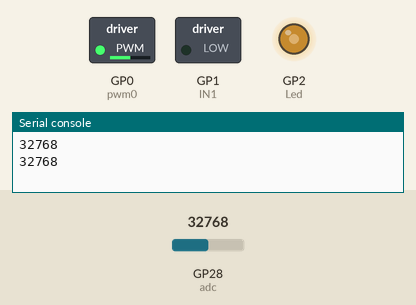
Recording of a program running on a simulated Raspberry Pi Pico running MicroPython. On the bench: switched loads named in the program (green lamp = pin HIGH), output pins drawn as LEDs (lit = HIGH), the last lines printed to the serial console. The test bench sets the inputs (shaded band); at power-on: GP28 (adc) = 32768 (analog values on the 0–65535 scale).

Above: at 1.2 s.
1.3 s: GP28 (adc) set to 45874
At 2.8 s:
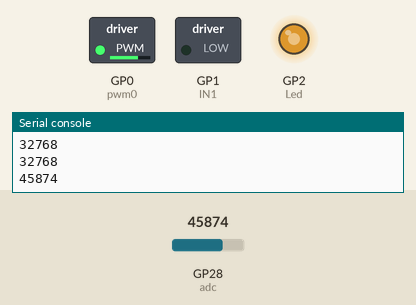
3.5 s: GP28 (adc) set to 57670
At 4.4 s:
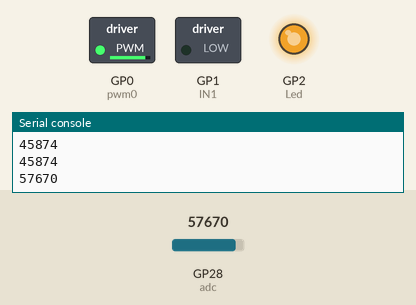
5.5 s: GP28 (adc) set to 7864
At 7.1 s:
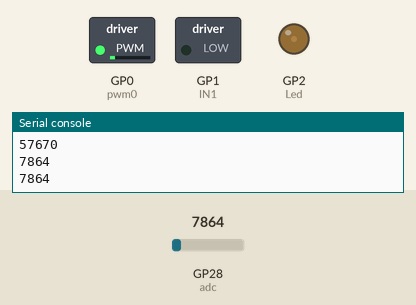
7.5 s: GP28 (adc) set to 0
At 8.7 s:
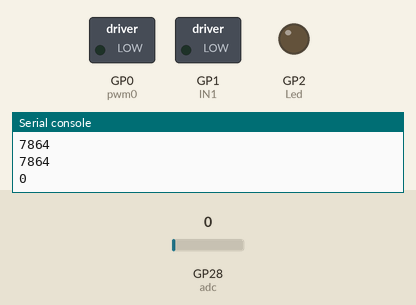
Timing chart, 0 to 10.5 s (numbered marks = the images above; inputs shaded):
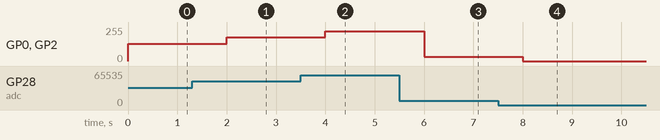

Measured:
- after the input at 1.3 s, GP0 (pwm0), GP2 (Led): 128/255 → 178/255 after 0.70 s
- after the input at 3.5 s, GP0 (pwm0), GP2 (Led): 178/255 → 224/255 after 0.50 s
- after the input at 5.5 s, GP0 (pwm0), GP2 (Led): 224/255 → 31/255 after 0.50 s
- after the input at 7.5 s, GP0 (pwm0), GP2 (Led): 31/255 → 0/255 after 0.50 s

The program:

test1.py
```python
from machine import Pin, PWM, ADC
from time import sleep
# creating PWM and ADC objects
adc = machine.ADC(28)
pwm0 = PWM(Pin(0))
Led = PWM(Pin(2))
# setting frequency of PWM output
pwm0.freq(50)
Led.freq(50)
IN1 = Pin(1, Pin.OUT)
# continuously control the brightness of the LED and the motor speed using the potentiometer
while True:
        digital_value = adc.read_u16()
        # reading analog values from the potentiometer
        pwm0.duty_u16(digital_value)      # set duty cycle, range 0-65535
        IN1.low()
        Led.duty_u16(digital_value)  # writing analog values to the LED
        print(digital_value)
        sleep(1)
```
